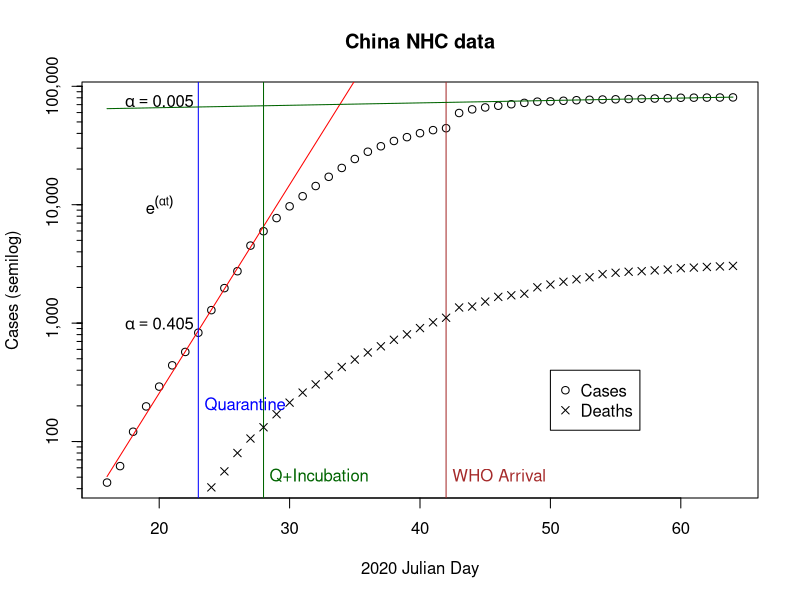
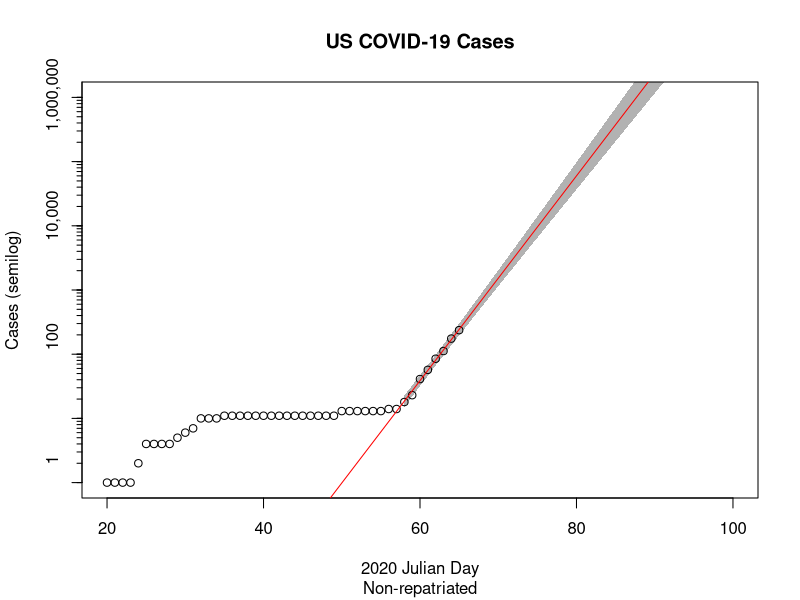

Source code (R) for these figures, in order:
china_nhc_cases <- data.frame(
  doy   = 16:64, # 2020
  cases = c(45, 62, 121, 198, 291, 440, 571, 830, 1287, 1975, 2744, 4515, 5974,
            7711, 9692, 11791, 14380, 17205, 20438, 24324, 28018,
            31161, 34546, 37198,40171,42638,44276,59493,63851,
            66286, 68500, 70548, 72436, 74185,74576,75465,76288,76936,
            77345, 77658, 78064, 78514, 78824, 79251, 80026, 80151,
            80270, 80411, 80573),
  deaths= c(NA, NA, NA, NA, NA, NA, NA, 25, 41, 56, 80,106,132,
            170, 213, 259, 304, 362, 426, 492, 565, 637,723,804,908,
            1016,1110,1355,1381,1520,1666,1718,1770,2006,2118,2234,2345,
            2441,2592,2663, 2715, 2744, 2788, 2835, 2912, 2944,
            2981,3012,3042)
)

model1 <- lm(log(cases) ~ doy, china_nhc_cases[16:28-15,])
summary(model1)



png("China.png")

with(china_nhc_cases,
  plot(doy, cases, log="y",
    main="China NHC data",
    xlab="2020 Julian Day",
    ylab="Cases (semilog)",
    yaxt="n"
  )
)


y1 <- floor(log10(range(china_nhc_cases$cases)))
pow <- seq(y1[1], y1[2]+1)
ticksat <- as.vector(sapply(pow, function(p) (1:10)*10^p))
axis(2, 10^pow, labels=format(10^pow, scientific=FALSE, big.mark=","))
axis(2, ticksat, labels=NA, tcl=-0.25, lwd=0, lwd.ticks=1)


f <- function(model, x)
{
  cf <- coef(model)
  exp(cf[1] + x*cf[2])
}
curve(f(model1,x), col='red', add=TRUE)

summary(lm(log(cases) ~ poly(doy,4), china_nhc_cases))

abline(v=23, col='blue') # Quarantine
text(22.7, 200, pos=4, "Quarantine", col='blue')
abline(v=23+5, col='darkgreen') # Incubation period estimate
text(27.7, 50, pos=4, 'Q+Incubation', col='darkgreen') #https://www.thelancet.com/journals/lancet/article/PIIS0140-6736(20)30260-9/fulltext#tbl1
abline(v=42, col='brown')
text(41.7, 50, pos=4, 'WHO Arrival', col='brown')

with(china_nhc_cases, points(doy, deaths, pch=4))

# 5-day lag
with(china_nhc_cases,prop.test(deaths[8:21], cases[3:16]))

# 4-day lag
with(china_nhc_cases,prop.test(deaths[8:21], cases[4:17]))


# Assume New Growth Rate
model2 <- lm(log(cases) ~ doy, china_nhc_cases[(52-15):length(china_nhc_cases$doy),])
summary(model2)
curve(f(model2,x), col='darkgreen', add=TRUE)

legend(50, 400, c("Cases", "Deaths"), pch=c(1,4))
text(20, 1000, substitute(alpha == x, list(x=round(coef(model1)[2],3))))
text(20, 75000, substitute(alpha == x, list(x=round(coef(model2)[2],3))))
text(20, 10000, expression(e^(alpha*t)))

dev.off()

# Logistic Growth Model
# Logistic model fails to explain bend
#
#data   <- china_nhc_cases
#data$t <- data$doy - 16
#
#
#
# lmodel <- nls(log(cases) ~ log(k/(1+((k-45)/45)*exp(-r*t))),
#               data,
#               start=c(k=10000, r=0.4))
# summary(lmodel)
# k <- coef(lmodel)[1]
# r <- coef(lmodel)[2]
# curve(k/(1+((k-45)/45)*exp(-r*(x-16))), add=TRUE, col='orange')
# 
# 

# This leaves out the 45 from princess and 3 that were repatriated
# into isolation. I.e., tracking cases identified in the wild.
us_data <- data.frame(
  doy    = c(20:65),
  cases  = c(1, 1, 1, 1, 2, 4, 4, 4, 4, 5, 6, 7, 10, 10, 10,
             11, 11, 11, 11, 11, 11, 11, 11, 11, 11, 11, 11,
             11, 11, 11, 13, 13, 13, 13, 13, 13, 
             14, 14, 18, 23, 41, 57, 85, 112, 175, 237),
  deaths = c(rep(0, 41), 3, 6, 9, 10, 14)
)

df <- us_data[38:length(us_data$doy),]

us_model <- lm(log(cases) ~ doy, df)

summary(us_model)

us_pred <- exp(predict(us_model, data.frame(doy=58:100), interval=c("prediction")))
us_pred

png("us.png")
with(us_data,
  plot(doy, cases, log="y",
    main="US COVID-19 Cases",
    sub="Non-repatriated",
    xlab="2020 Julian Day",
    ylab="Cases (semilog)",
    yaxt="n",
    ylim=c(1, 1e6),
    xlim=c(20, 100)
  )
)
    
polygon(
  c(58:100, 100:58),
  c(us_pred[,2], rev(us_pred[,3])),
  border=FALSE,
  col=rgb(0, 0, 0, 0.3))
  

#y1 <- floor(log10(range(us_data$cases)))
y1 <- c(0,6)
pow <- seq(y1[1], y1[2]+1)
ticksat <- as.vector(sapply(pow, function(p) (1:10)*10^p))
axis(2, 10^pow, labels=format(10^pow, scientific=FALSE, big.mark=","))
axis(2, ticksat, labels=NA, tcl=-0.25, lwd=0, lwd.ticks=1)
curve(f(us_model,x), col='red', add=TRUE)
dev.off()


# plg <- function(t, k, r, p0) k*p0*exp(r*t)/(k+p0*(exp(r*t)-1))
# curve(log(plg(x, 3.3e8, 0.36, 10)), from = 0, to = 90)

library(chron)
us_pred      <- as.data.frame(round(us_pred))
mdy          <- month.day.year(58:100, c(month=1, day=1, year=2020))
us_pred$date <- ISOdatetime(mdy$year, mdy$month, mdy$day, 0, 0, 0)
